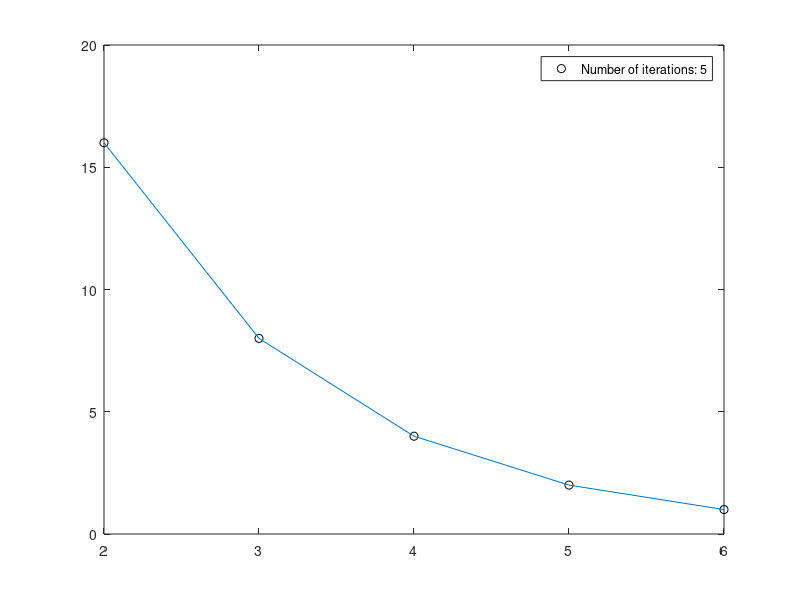

Source code (MATLAB):
clc; close all; clear;
% Collatz Conjecture
num = input("Enter a number: ");
i = 0;
data_point = [];
iterations = [];
while num > 1
    i = i + 1;
    if mod(num, 2) == 0
        num = num/2;
        data_point(i) = num;
        iterations(i) = i +1;
    else
        num = 3*num + 1;
        data_point(i) = num;
        iterations(i) = i +1;
    end
end
plot(iterations, data_point,'ko');
line(iterations, data_point);
legend(['Number of iterations: ', num2str(i)]);
